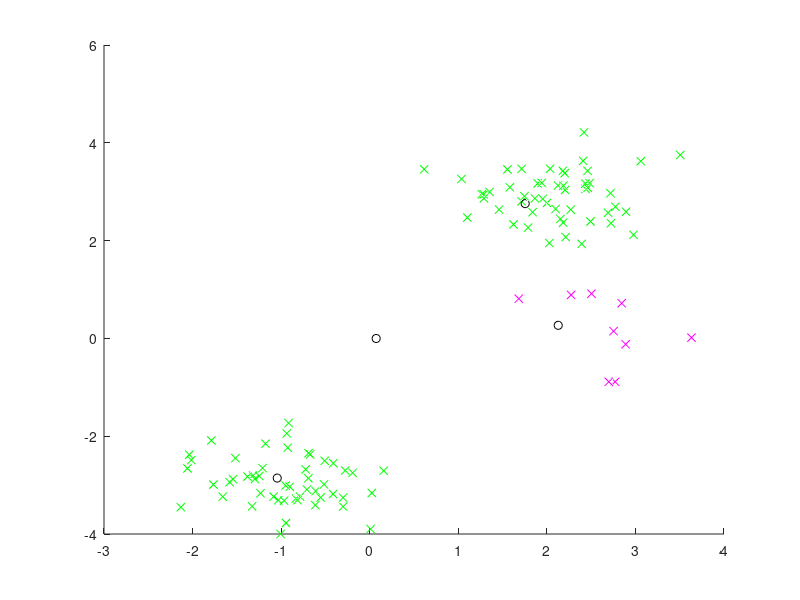

Recreate this plot in MATLAB.
%load data
load data

%data su v stlpcoch, posledny riadok je kategoria 1 / 0

function ret =  euclidian(u,v)
	s = sum((u - v).^2);
	ret =sqrt(s);
end

function [W] = analytical(X,Y)
  n = size(X,1)
  N = size(X,2)
  if n == N
    Xplus = inv(X);
  elseif n < N
    Xplus = X' * inv(X*X');
  else
    Xplus = inv( transpose(X)*X) * transpose(X); 
  end
  
  W = Y*Xplus;
end

[n_input,n_data] = size(data);

%hidden unit centers
alpha=0.1;
n_hidden = 4;
v = rand(n_input-1,n_hidden);

%linear weights
%...

% Stage 1 - samoorganizacia
%zmente si to na while, resp inak nahodne vyberajte (nechal som to tu, keby
%ste to potrebovali)
%for ep=1:100
%   data = data(:,randperm(n_data));
%   for j=1:n_data
%       x = data(:,j);
%       x = x(1:end-1);

%       distances = zeros(n_hidden,1);
%       for i=1:n_hidden
%       		distances(i) = euclidian(x, v(:,i) );
%       end  
%       [m,mindex] = min(distances);


%	   dist = x - v(:,mindex);       
%       v(:,mindex) = v(:,mindex) + alpha*( dist );
%   end 
%end

%transformacia X-iek


sigma=2;
q=1;
w = zeros(n_hidden, n_data);
for ep=1:1
  for j=1:n_data
    x = data(:,j);
    x = x(1:end-1);
    
    xx = zeros(n_hidden,1);
    for i=1:n_hidden
	xx(i) = exp( -(q*euclidian(x, v(:,i))) / (sigma^2) );
    end

    w(:,j) = xx;
    
    
    c=1;
    for i=1:size(v,2)
      if euclidian(x,v(:,i)) < euclidian(x,v(:,c))
	c = i;
      end
    end
    v(:,c) = v(:,c) + alpha*( x - v(:,c));
    
  end
  ep
end


w = analytical(w, data(end,:) );

% Testovanie
data_t = data;
error = 0;
for j=1:n_data
   

   x = data(:,j);
   x = x(1:end-1);
   

   % sem doplnte prechod sietou
   h = zeros(n_hidden,1);
   for i=1:n_hidden
      h(i) = exp( - ( euclidian(x, v(:,i))^2) / (sigma^2) );
   end
    

    y = w*h; %zmente na vystup
    % pre >0.5 povazuje za kategoriu 1
    
    data_t(4,j) = data(4,j) + (y>0.5) *2;
    if (data_t(4,j) == 1) || (data_t(4,j) == 2)
        error = error + 1;
    end
end
error = error/n_data


%zobrazenie
close all
figure;
hold all;
A = data_t(:,find(data_t(4,:) == 0)); % cat 0 spravne
B = data_t(:,find(data_t(4,:) == 1)); % cat 1 nespravne
C = data_t(:,find(data_t(4,:) == 2)); % cat 0 nespravne
D = data_t(:,find(data_t(4,:) == 3)); % cat 1 spravne


plot3(A(1,:),A(2,:),A(3,:),'gx')
plot3(B(1,:),B(2,:),B(3,:),'mx')

if size(C,2) > 0
  plot3(C(1,:),C(2,:),C(3,:),'rx')
end

if size(C,2) > 0
  plot3(D(1,:),D(2,:),D(3,:),'bx')
end

plot3(v(1,:),v(2,:),v(3,:),'ko');


